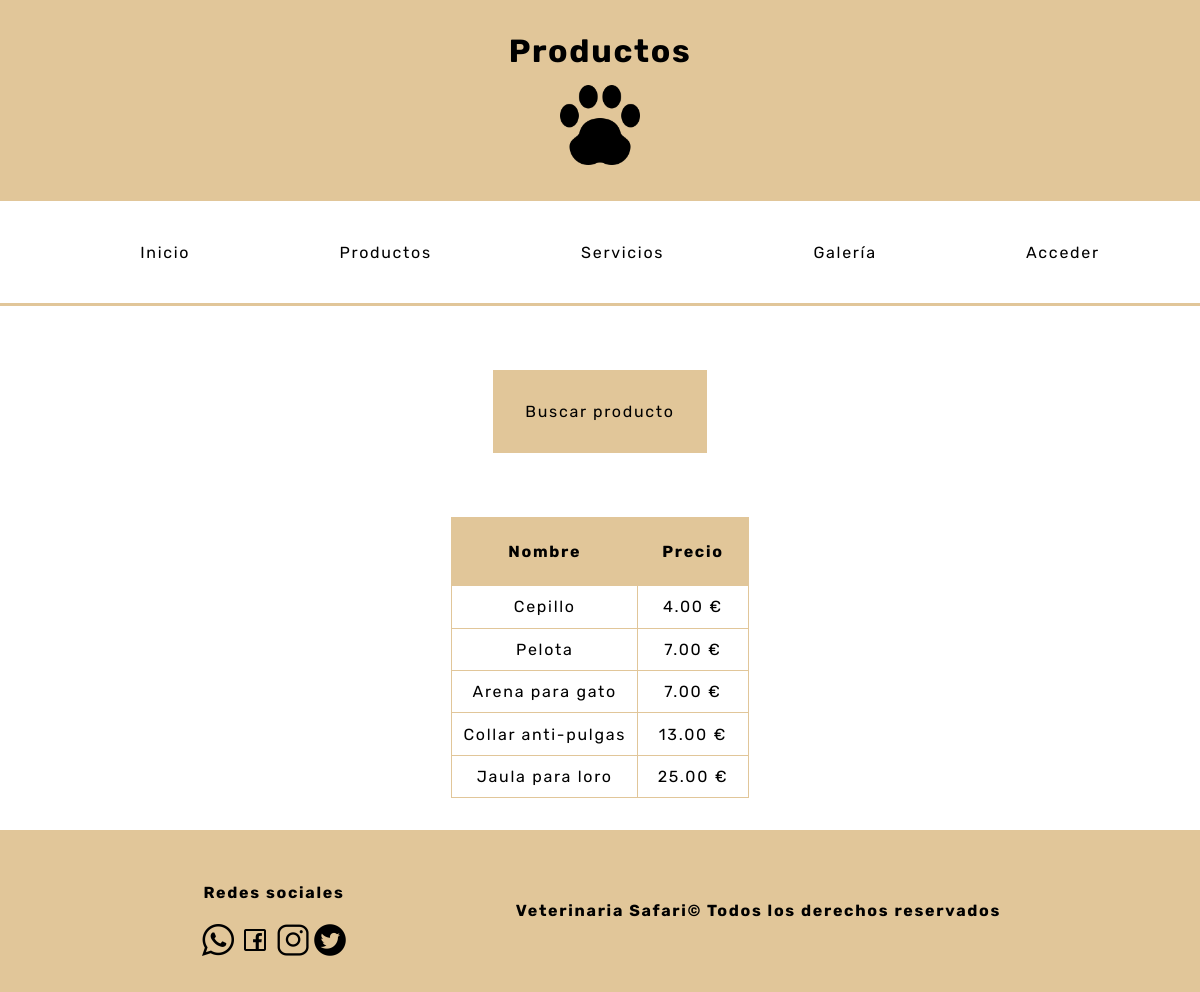
The app's page /php/paginas/productos.php with its own data.
### tables this page shows
CREATE TABLE `producto` (
  `id` int(11) NOT NULL,
  `nombre` varchar(20) NOT NULL,
  `precio` double(5,2) UNSIGNED NOT NULL
);

### php/paginas/productos.php (the view, shortened to what this page needs)
<!DOCTYPE html>
<html lang="es">
<head>
    <link rel="stylesheet" href="../../css/styles.css">
</head>
<body>
    <?php
        require_once("../funciones.php");
        echo mostrarCabecera("Productos","../../index.php","../../img/huella.png");
    ?>
    <header>
        <?php
            if(isset($_COOKIE["como_usuario"])){
                echo mostrarNavUser("../../index.php","mis_mascotas.php","mis_datos.php","mis_citas.php","productos.php","servicios.php","galeria.php","noticias.php");
                if(isset($_POST["cerrar_sesion"])){
                    setcookie("como_usuario",null,-3,"/");
                    header("location:../../index.php");
                }
            }elseif(isset($_COOKIE["como_admin"])){
                echo mostrarNavAdmin("../../index.php","clientes.php","productos.php","servicios.php","testimonios.php","noticias.php","citas.php","dueños.php","galeria.php");
                if(isset($_POST["cerrar_sesion"])){
                    setcookie("como_admin",null,-3,"/");
                    header("location:../../index.php");
                }
            }else{
                echo mostrarNavSin("../../index.php","productos.php","servicios.php","login.php","galeria.php");
            }
        ?>
    </header>
    <main>
        <div id="contenedor">
            <div class="insertar_datos">
                <?php
                    if(!isset($_COOKIE["como_admin"])){
                        echo "<div>
                                <a href='../buscar/buscar_producto.php'>Buscar producto</a>
                              </div>";
                    }
                ?>
            </div>
            <div id="contenedorPro">
                <table id="tablas_mostrar">
                    <tr id="cabecera_tabla">
                        <td>Nombre</td>
                        <td>Precio</td>
                    </tr>
                    <?php
                        $conexion = conectarServidor();
                        $mostrarPro = $conexion->query("select id,nombre,precio
                                                        from producto
                                                        order by precio asc");
                        if(isset($_COOKIE["como_admin"])){
                            while($fila = $mostrarPro->fetch_array(MYSQLI_ASSOC)){
                                echo "<tr>
                                        <td>$fila[nombre]</td>
                                        <td>$fila[precio] €</td>
                                        <td class='tdForm'>
                                            <form class='form' action='../modificar/modificar_producto.php' method='post'>
                                                <input type='submit' name='enviar' value='Modificar'>
                                                <input type='hidden' name='id_producto' value='$fila[id]'>
                                            </form>
                                        </td>
                                      </tr>";
                            }
                        }else{
                            while($fila = $mostrarPro->fetch_array(MYSQLI_ASSOC)){
                                echo "<tr>
                                        <td>$fila[nombre]</td>
                                        <td>$fila[precio] €</td>
                                      </tr>";
                            }
                        }
                    ?>
                </table>
            </div>
        </div>
    </main>
    <footer>
        <?php
            echo mostrarFooter('../../img/whatsapp.png','../../img/face.png','../../img/insta.png','../../img/tw.png');
        ?>
    </footer>
</body>
</html>

### css/styles.css (style rules this page uses)
* { font-family: 'Rubik', sans-serif; letter-spacing: 1.7px; }
body { margin: 0; }
#contenedor { margin: 0; max-width: 100%; align-items: center; justify-content: center; display: block; }
header { position: sticky; top: 0px; z-index: 1000000; }
a { text-decoration: none; color: black; }
footer { background-color: #e1c699; padding: 2em; display: flex; align-items: center; justify-content: space-evenly; }
.insertar_datos { margin-top: 2em; padding: 2em; display: flex; justify-content: space-evenly; }
.insertar_datos>div { padding: 2em; background-color: #e1c699; }
#contenedor_clientes, #contenedorPro, #contenedorSer, #contenedorTes, #contenedor_calendario { display: flex; justify-content: center; margin-top: 2em; margin-bottom: 2em; }
#tablas_mostrar { text-align: center; }
table { border-collapse: collapse; }
td,td { border: 1px solid #e1c699; padding: 0.7em; }
#cabecera_tabla>td { background-color: #e1c699; font-weight: bold; padding: 1.5em; }

### records on screen
producto: nombre "Cepillo", precio "4.00"
producto: nombre "Pelota", precio "7.00"
producto: nombre "Arena para gato", precio "7.00"
producto: nombre "Collar anti-pulgas", precio "13.00"
producto: nombre "Jaula para loro", precio "25.00"

### other values on screen
$nombre_pagina "Productos"
